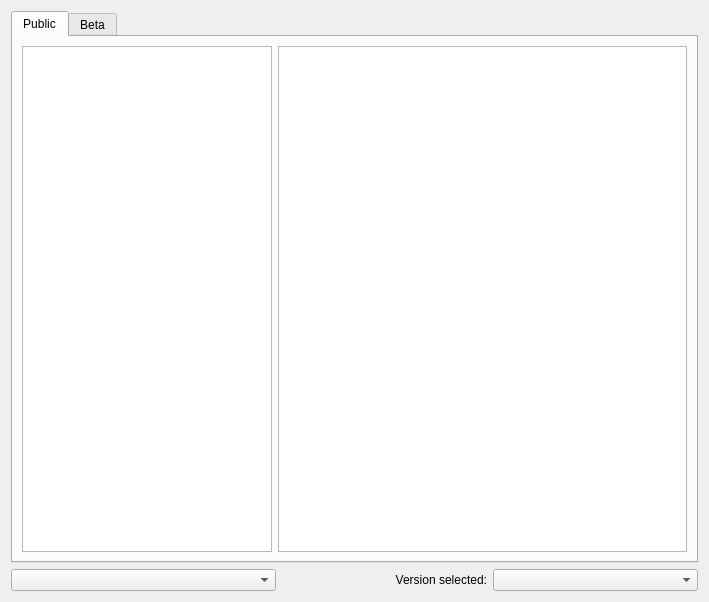
<?xml version="1.0" encoding="UTF-8"?>
<ui version="4.0">
 <class>PMPacksPage</class>
 <widget class="QWidget" name="PMPacksPage">
  <property name="geometry">
   <rect>
    <x>0</x>
    <y>0</y>
    <width>709</width>
    <height>602</height>
   </rect>
  </property>
  <property name="styleSheet">
   <string notr="true"/>
  </property>
  <layout class="QVBoxLayout" name="verticalLayout">
   <item>
    <widget class="QTabWidget" name="tabWidget">
     <property name="currentIndex">
      <number>0</number>
     </property>
     <widget class="QWidget" name="tab">
      <attribute name="title">
       <string>Public</string>
      </attribute>
      <layout class="QGridLayout" name="gridLayout">
       <item row="0" column="0">
        <widget class="QTreeView" name="publicPackList">
         <property name="maximumSize">
          <size>
           <width>250</width>
           <height>16777215</height>
          </size>
         </property>
        </widget>
       </item>
       <item row="0" column="1">
        <widget class="QTextBrowser" name="publicPackDescription"/>
       </item>
      </layout>
     </widget>
     <widget class="QWidget" name="tab_2">
      <attribute name="title">
       <string>Beta</string>
      </attribute>
      <layout class="QGridLayout" name="gridLayout_3">
       <item row="0" column="1">
        <widget class="QTextBrowser" name="thirdPartyPackDescription"/>
       </item>
       <item row="0" column="0">
        <widget class="QTreeView" name="thirdPartyPackList">
         <property name="maximumSize">
          <size>
           <width>250</width>
           <height>16777215</height>
          </size>
         </property>
        </widget>
       </item>
      </layout>
     </widget>
    </widget>
   </item>
   <item>
    <layout class="QGridLayout" name="gridLayout_4">
     <item row="0" column="1">
      <widget class="QLabel" name="label">
       <property name="text">
        <string>Version selected:</string>
       </property>
       <property name="alignment">
        <set>Qt::AlignRight|Qt::AlignTrailing|Qt::AlignVCenter</set>
       </property>
      </widget>
     </item>
     <item row="0" column="2">
      <widget class="QComboBox" name="versionSelectionBox"/>
     </item>
     <item row="0" column="0">
      <widget class="QComboBox" name="sortByBox">
       <property name="minimumSize">
        <size>
         <width>265</width>
         <height>0</height>
        </size>
       </property>
      </widget>
     </item>
    </layout>
   </item>
  </layout>
 </widget>
 <resources/>
 <connections/>
</ui>
